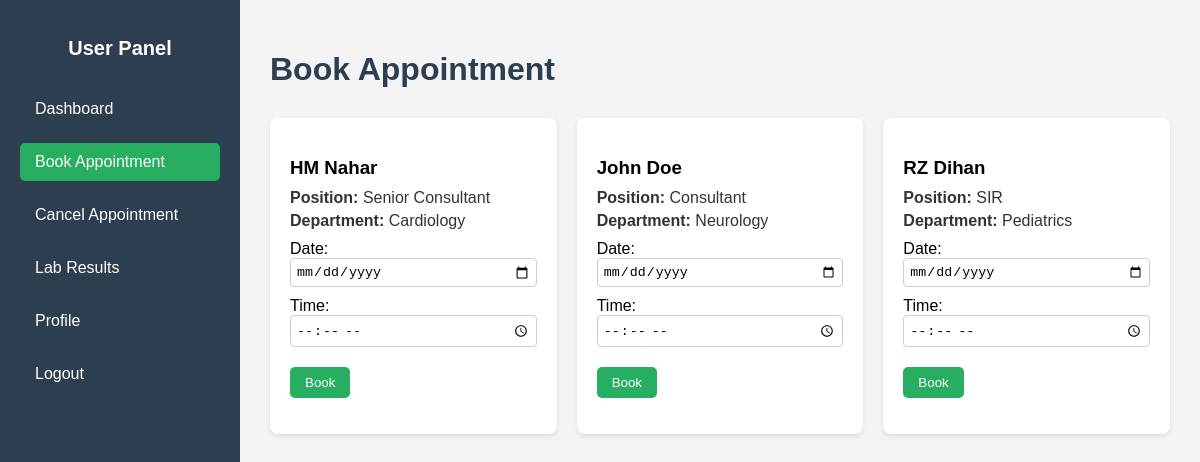
The page /patient/book-appointment.php (signed in) on the database its author committed.
### tables this page shows
CREATE TABLE `doctors` (
  `id` int(11) NOT NULL,
  `user_id` int(11) NOT NULL,
  `department` varchar(50) NOT NULL,
  `position` varchar(50) NOT NULL,
  `created_at` timestamp NOT NULL DEFAULT current_timestamp()
);

CREATE TABLE `users` (
  `id` int(11) NOT NULL,
  `first_name` varchar(15) NOT NULL,
  `last_name` varchar(15) NOT NULL,
  `username` varchar(50) NOT NULL,
  `email` varchar(100) NOT NULL,
  `password` varchar(255) NOT NULL,
  `role` enum('admin','doctor','patient','lab') DEFAULT 'patient',
  `created_at` timestamp NOT NULL DEFAULT current_timestamp()
);

### patient/book-appointment.php (the view, shortened to what this page needs)
<?php
include "../db/connection.php";
include "../includes/user-sidebar.php";
$stmt = $conn->prepare("SELECT d.id, u.first_name, u.last_name, d.position, d.department
                        FROM doctors d
                        JOIN users u ON d.user_id = u.id");
$stmt->execute();
$doctors = $stmt->fetchAll(PDO::FETCH_ASSOC);
?>
<link rel="stylesheet" href="../css/patient-dashboard.css">
<link rel="stylesheet" href="../css/navbar.css">
<div class="dashboard-container">
    <h1>Book Appointment</h1>
    <div class="cards">
        <?php foreach($doctors as $doc): ?>
            <div class="card">
                <h3><?= $doc['first_name'] ?> <?= $doc['last_name'] ?></h3>
                <p><strong>Position:</strong> <?= $doc['position'] ?></p>
                <p><strong>Department:</strong> <?= $doc['department'] ?></p>
                <form method="post">
                    <div class="form-group">
                        <label>Date:</label>
                        <input type="date" name="appointment_date" required>
                    </div>
                    <div class="form-group">
                        <label>Time:</label>
                        <input type="time" name="appointment_time" required>
                    </div>
                    <button type="submit" name="book_appointment" class="btn">Book</button>
                </form>
            </div>
        <?php endforeach; ?>
    </div>
</div>

### css/patient-dashboard.css (style rules this page uses)
.dashboard-container { margin-left: 240px; padding: 30px; font-family: Arial, sans-serif; background: #f4f4f4; min-height: 100vh; }
.dashboard-container h1 { margin-bottom: 15px; color: #2c3e50; }
.dashboard-container p { font-size: 16px; color: #333; }
.card { background: #fff; border-radius: 8px; box-shadow: 0 2px 5px rgba(0,0,0,0.1); padding: 20px; margin-bottom: 20px; }
.cards { display: grid; grid-template-columns: repeat(auto-fit, minmax(250px, 1fr)); gap: 20px; margin-top: 30px; }
.card { background: #fff; padding: 20px; border-radius: 8px; box-shadow: 0 2px 5px rgba(0,0,0,0.1); }
.card h3 { margin-bottom: 10px; }
.card p { margin: 5px 0; }
.card .form-group { margin: 10px 0; }
.card input { width: 100%; padding: 5px; border-radius: 4px; border: 1px solid #ccc; }
.card button.btn { margin-top: 10px; background-color: #27ae60; color: #fff; border: none; padding: 8px 15px; border-radius: 5px; cursor: pointer; }
.card .btn { display: inline-block; margin-top: 10px; background-color: #e74c3c; color: #fff; border: none; padding: 8px 15px; border-radius: 5px; cursor: pointer; text-decoration: none; text-align: center; }

### rows shown on the page
doctors: user.first_name "HM", user.last_name "Nahar", position "Senior Consultant", department "Cardiology"
doctors: user.first_name "John", user.last_name "Doe", position "Consultant", department "Neurology"
doctors: user.first_name "RZ", user.last_name "Dihan", position "SIR", department "Pediatrics"
